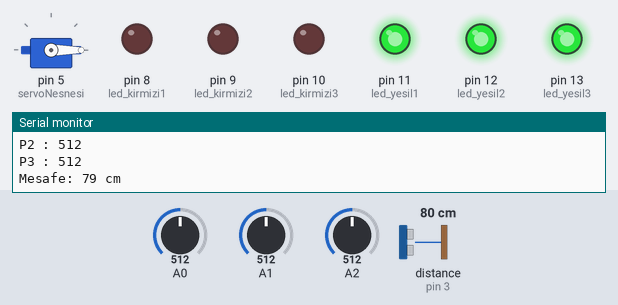
A sketch run on a simulated Arduino Uno, built with avr-gcc and run on an emulated ATmega328P. On the bench: servo, output pins drawn as LEDs (lit = HIGH), the last lines printed to the serial monitor. Wiring (inferred from the names in the program): ultrasonic range finder: trigger pin 2; echo pin 3. Inputs (shaded band) come from the test bench; at power-on: distance to the obstacle (sensor on pin 3) 80 cm, A0 = 512, A1 = 512, A2 = 512. The echo pulse lasts 58.3 µs per cm; pins used as bus, display or sensor lines are not drawn.

Above: at 1.3 s.
1.4 s: distance to the obstacle (sensor on pin 3) set to 12 cm
3.2 s: distance to the obstacle (sensor on pin 3) set to 9 cm
At 4.7 s:
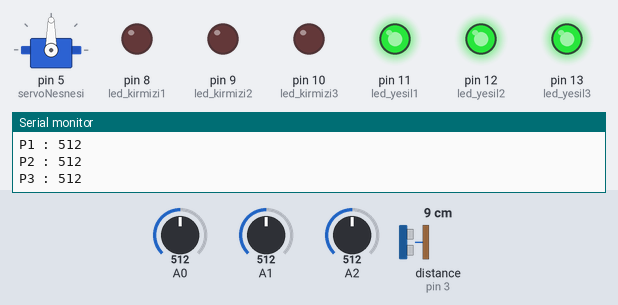
5.0 s: A0 set to 485
At 6.7 s:
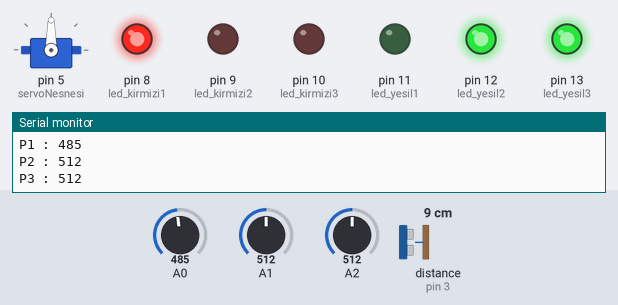
7.0 s: A1 set to 483
At 8.7 s:
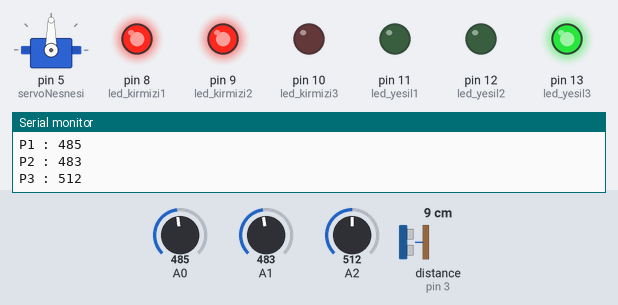
9.0 s: A2 set to 490
At 10.7 s:
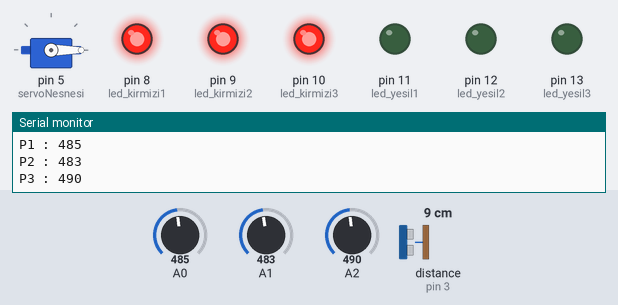
11.0 s: A0 set to 510
At 12.8 s:
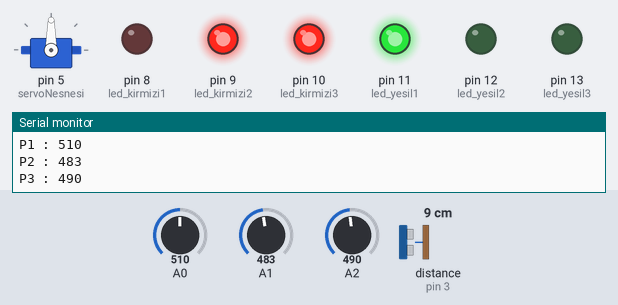
Timing chart, 0 to 14.0 s (numbered marks = the images above; inputs shaded):
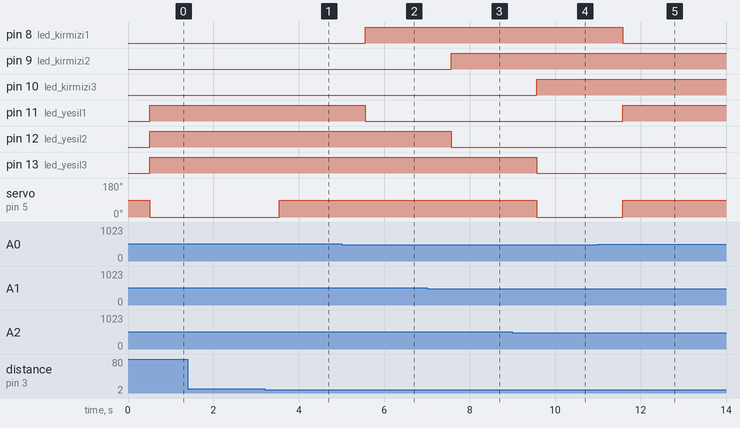

Measured:
- the behaviour switches between 11 and 10 cm on distance to the obstacle (sensor on pin 3) (found by bisection; images 0 and 1)
- the behaviour switches between 500 and 499 on A0 (found by bisection; images 1 and 2)
- the behaviour switches between 500 and 499 on A1 (found by bisection; images 2 and 3)
- after the input at 3.2 s, servo on pin 5 (servoNesnesi): 0° → 90° after 0.34 s
- after the input at 5.0 s, pin 8 (led_kirmizi1): LOW → HIGH after 0.55 s; pin 11 (led_yesil1): HIGH → LOW after 0.55 s
- after the input at 7.0 s, pin 9 (led_kirmizi2): LOW → HIGH after 0.56 s; pin 12 (led_yesil2): HIGH → LOW after 0.56 s
- after the input at 9.0 s, pin 10 (led_kirmizi3): LOW → HIGH after 0.58 s; pin 13 (led_yesil3): HIGH → LOW after 0.58 s; servo on pin 5 (servoNesnesi): 90° → 0° after 0.58 s
- after the input at 11.0 s, pin 8 (led_kirmizi1): HIGH → LOW after 0.59 s; pin 11 (led_yesil1): LOW → HIGH after 0.59 s; servo on pin 5 (servoNesnesi): 0° → 90° after 0.59 s

The sketch:

denemeee.ino
```cpp
#include <Servo.h>
Servo servoNesnesi;

#define motor 5

#define led_kirmizi1 8
#define led_kirmizi2 9
#define led_kirmizi3 10

#define led_yesil1 11
#define led_yesil2 12
#define led_yesil3 13

const int trig =2;
const int echo= 3;

int sure=0;
int mesafe=0;

void setup() {

  servoNesnesi.attach(5);

  pinMode(trig, OUTPUT);
  pinMode(echo, INPUT);

  pinMode(led_kirmizi1, OUTPUT);
  pinMode(led_kirmizi2, OUTPUT);
  pinMode(led_kirmizi3, OUTPUT);

  pinMode(led_yesil1, OUTPUT);
  pinMode(led_yesil2, OUTPUT);
  pinMode(led_yesil3, OUTPUT);

  Serial.begin(9600);

}

void loop() {

  int isik1 = analogRead(A0);
  int isik2 = analogRead(A1);
  int isik3 = analogRead(A2);

  Serial.print("P1 : ");
  Serial.println(isik1);
  Serial.print("P2 : ");
  Serial.println(isik2);
  Serial.print("P3 : ");
  Serial.println(isik3);
  delay(250);

  digitalWrite(trig, HIGH);
  delayMicroseconds(1000);
  digitalWrite(trig, LOW);
  sure = pulseIn(echo, HIGH);
  mesafe = (sure/2) / 29.1;
  Serial.print("Mesafe: ");
  Serial.print(mesafe);
  Serial.println(" cm");
  delay(250);

  if(mesafe < 10)
  {
    servoNesnesi.write(90);
  }
  else if(mesafe > 10)
  {
    servoNesnesi.write(0);
  }

  if(isik1 >= 500 && isik2 >= 500 && isik3 >= 500)
  {
    digitalWrite(led_kirmizi1, LOW);
    digitalWrite(led_kirmizi2, LOW);
    digitalWrite(led_kirmizi3, LOW);

    digitalWrite(led_yesil1, HIGH);
    digitalWrite(led_yesil2, HIGH);
    digitalWrite(led_yesil3, HIGH);
  }

  else if(isik1 >= 500 && isik2 >= 500 && isik3 < 500)
  {
    digitalWrite(led_kirmizi1, LOW);
    digitalWrite(led_kirmizi2, LOW);
    digitalWrite(led_kirmizi3, HIGH);

    digitalWrite(led_yesil1, HIGH);
    digitalWrite(led_yesil2, HIGH);
    digitalWrite(led_yesil3, LOW);
  }
  else if(isik1 >= 500 && isik2 < 500 && isik3 >= 500)
  {
    digitalWrite(led_kirmizi1, LOW);
    digitalWrite(led_kirmizi2, HIGH);
    digitalWrite(led_kirmizi3, LOW);

    digitalWrite(led_yesil1, HIGH);
    digitalWrite(led_yesil2, LOW);
    digitalWrite(led_yesil3, HIGH);
  }
  else if(isik1 >= 500 && isik2 < 500 && isik3 < 500)
  {
    digitalWrite(led_kirmizi1, LOW);
    digitalWrite(led_kirmizi2, HIGH);
    digitalWrite(led_kirmizi3, HIGH);

    digitalWrite(led_yesil1, HIGH);
    digitalWrite(led_yesil2, LOW);
    digitalWrite(led_yesil3, LOW);
  }

  else if(isik1 < 500 && isik2 >= 500 && isik3 >= 500)
  {
    digitalWrite(led_kirmizi1, HIGH);
    digitalWrite(led_kirmizi2, LOW);
    digitalWrite(led_kirmizi3, LOW);

    digitalWrite(led_yesil1, LOW);
    digitalWrite(led_yesil2, HIGH);
    digitalWrite(led_yesil3, HIGH);
  }
  else if(isik1 < 500 && isik2 >= 500 && isik3 < 500)
  {
    digitalWrite(led_kirmizi1, HIGH);
    digitalWrite(led_kirmizi2, LOW);
    digitalWrite(led_kirmizi3, HIGH);

    digitalWrite(led_yesil1, LOW);
    digitalWrite(led_yesil2, HIGH);
    digitalWrite(led_yesil3, LOW);
  }
  else if(isik1 < 500 && isik2 < 500 && isik3 >= 500)
  {
    digitalWrite(led_kirmizi1, HIGH);
    digitalWrite(led_kirmizi2, HIGH);
    digitalWrite(led_kirmizi3, LOW);

    digitalWrite(led_yesil1, LOW);
    digitalWrite(led_yesil2, LOW);
    digitalWrite(led_yesil3, HIGH);
  }

  else if(isik1 < 500 && isik2 < 500 && isik3 < 500)
  {
    digitalWrite(led_kirmizi1, HIGH);
    digitalWrite(led_kirmizi2, HIGH);
    digitalWrite(led_kirmizi3, HIGH);

    digitalWrite(led_yesil1, LOW);
    digitalWrite(led_yesil2, LOW);
    digitalWrite(led_yesil3, LOW);

    servoNesnesi.write(0);
  }
}
```
